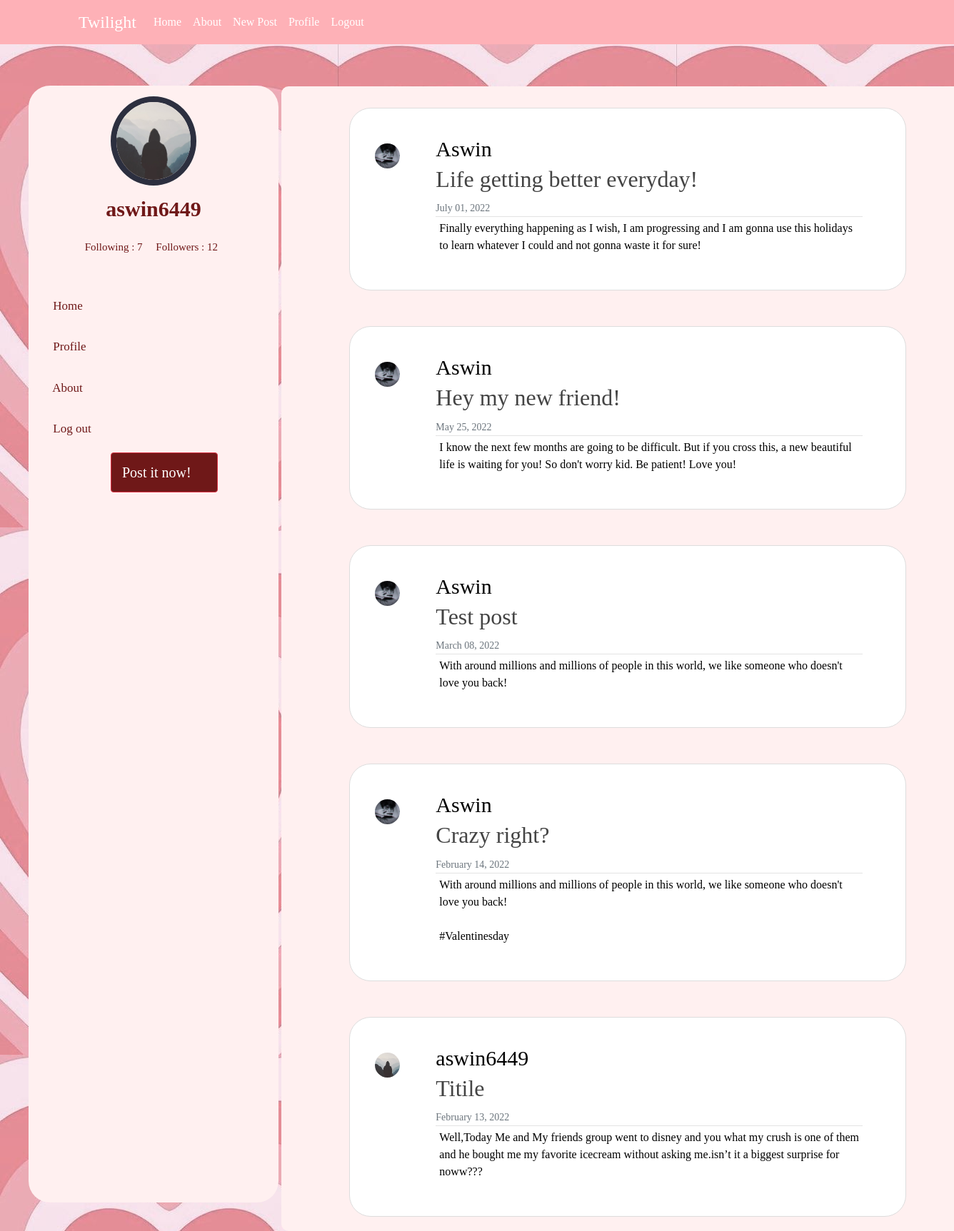
Screenshot of /home/ (signed in) with the database file from the repository.
### users/models.py (models this page shows, shortened)
class Profile(models.Model):
    user = models.OneToOneField(User, on_delete=models.CASCADE)
    image = models.ImageField(default='default.jpg', upload_to='profile_pics')

### blog/models.py (models this page shows, shortened)
class Post(models.Model):
    title = models.CharField(max_length=100)
    content = models.TextField()
    date_posted = models.DateTimeField(default=timezone.now)
    author = models.ForeignKey(User, on_delete=models.CASCADE)
    likes = models.ManyToManyField(User, related_name='blog_posts')

### blog/views.py (the view)
# urls.py: path('home/', PostListView.as_view(), name='blog-home'),
class PostListView(ListView):
    model = Post
    template_name = 'blog/home.html'  # <app>/<model>_<viewtype>.html
    context_object_name = 'posts'
    ordering = ['-date_posted']
    paginate_by = 5

### blog/templates/blog/home.html (shortened to what this page needs)
{% load static %}
<!DOCTYPE html>
<html lang="en">
  <head>
    <link
      href="https://cdn.jsdelivr.net/npm/bootstrap@5.0.2/dist/css/bootstrap.min.css"
      rel="stylesheet"
    />
        <link rel="stylesheet" type="text/css" href="{% static 'blog/main.css' %}">
    <link rel="stylesheet" type="text/css" href="{% static 'blog/home.css' %}">
  </head>
      <body style="background: url('{% static 'blog/home.png' %}');">
    <header class="site-header">
      <nav class="navbar navbar-expand-md navbar-dark fixed-top" style="background-color: #feb1b7;" >
        <div class="container">
          <a style="font-family: 'Schoolbell', cursive;font-size: 24px" class="navbar-brand mr-4" href="{% url 'blog-home' %};">Twilight</a>
          <div class="collapse navbar-collapse" id="navbarToggle">
            <div class="navbar-nav mr-auto">
              <a class="nav-item nav-link" style="color: white;font-family: 'Schoolbell', cursive" href="{% url 'blog-home' %}">Home</a>
              <a class="nav-item nav-link" style="color: white;font-family: 'Schoolbell', cursive"  href="{% url 'blog-about' %}">About</a>
            </div>
            <div class="navbar-nav">
              {% if user.is_authenticated %}
                <a class="nav-item nav-link" style="color: white;font-family: 'Schoolbell', cursive"  href="{% url 'post-create' %}">New Post</a>
                <a class="nav-item nav-link" style="color: white;font-family: 'Schoolbell', cursive"  href="{% url 'profile' %}">Profile</a>
                <a class="nav-item nav-link" style="color: white;font-family: 'Schoolbell', cursive"  href="{% url 'logout' %}">Logout</a>
              {% else %}
                <a class="nav-item nav-link" style="color: white;font-family: 'Schoolbell', cursive"  href="{% url 'login' %}">Login</a>
                <a class="nav-item nav-link" style="color: white;font-family: 'Schoolbell', cursive"  href="{% url 'register' %}">Register</a>
              {% endif %}
            </div>
          </div>
        </div>
      </nav>
    </header>
     <header id="header">
      <div class="d-flex flex-column">
        <div class="profile">
          <img class="rounded-circle account-img" src="{{ user.profile.image.url }}">
          <h1 class="text-light" ><a style="color: #6f1818;font-family: 'Schoolbell', cursive;font-size: 30px;" href="index.html">{{ user.username }}</a></h1>
          <br />
          <pre style="color:  #6f1818;font-family: 'Schoolbell', cursive;font-size: 15px;padding-left: 60px;"> Following : 7     Followers : 12</pre>
        </div>
        <nav id="navbar" class="nav-menu navbar">
          <ul>
            <li>
              <a href="{% url 'blog-home' %}" class="nav-link scrollto"
                >
                <pre style="color: #6f1818;font-family: 'Schoolbell', cursive;font-size: 17px;"> Home</pre>
              </a>
            </li>
            <li>
              <a href="{% url 'profile' %}" class="nav-link scrollto"
                >
                <pre style="color: #6f1818;font-family: 'Schoolbell', cursive;font-size: 17px;"> Profile</pre>
              </a>
            </li>
            <li>
              <a href="{% url 'blog-about' %}" class="nav-link scrollto"
                >
                <pre style="color: #6f1818;font-family: 'Schoolbell', cursive;font-size: 17px;"> About</pre>
              </a>
            </li>
            <li>
              <a href="{% url 'logout' %}"class="nav-link scrollto"
                ></span>
                <pre style="color: #6f1818;font-family: 'Schoolbell', cursive;font-size: 17px;"> Log out</pre>
              </a>
            </li>
          </ul>
          <br>
          <a  style="background-color: #6f1818;
                          margin-left: 100px;
                            color: white;
                            width: 150px;
                            font-size: 20px;
                            font-family: 'Schoolbell', cursive;
" class="btn btn-danger" href="{% url 'post-create' %}" role="button">Post it now!</a>
      </nav>
      </div>
    </header>
    <section class="bgimage" id="home">
        <div class="container-fluid">
          <div class="row">
            <div class="col-lg-12 col-md-12 col-sm-12 col-xs-12">
              <div
                class="container pt-3"
                style="
                  border-radius: 20px;
                  width: 100%;
                  height: 550px;
                "
              >
                <div
                  class="offset-md-2 offset-lg-2 col-lg-8 col-md-8 col-sm-12 col-xs-12"
                >
                  <form class="needs-validation" novalidate>
                    <div class="row type_margin" style="margin-top: 50px;background-color: #FFF0F0;border-radius: 10px;width: 1000px; height: auto;margin-top: 25px;margin-left: 90px;">
                      <div
                        class="offset-md-1 col-lg-7 col-md-7 col-sm-12 col-xs-12"
                      >
                      {% for post in posts %}
                      <div style="padding-right:10px;width: 800px;">
                        <article class="media content-section" style="background-color: white;border-radius: 30px;height: auto;margin-top: 30px;margin-left: 0px;margin-right: 10px;padding-right: 60px;float: right;width: auto;"><br>
                          <img class="rounded-circle article-img" style="padding: 15px;float: left;" src="{{ post.author.profile.image.url }}
                        " width="90px" height="90px" >
                            <div class="media-body" style="padding-left: 100px;">
                              <div class="article-metadata" style="align-items:flex-end">
                                <a style="color: black;font-family: 'Schoolbell', cursive;font-size: 30px;" class="mr-2" href="#">{{ post.author }}   </a>
                                  <h2><a class="article-title" style="font-family: 'Schoolbell', cursive;" href="{% url 'post-detail' post.id %}">{{ post.title }}</a></h2>
                                <small class="text-muted" style="font-family: 'Schoolbell', cursive;">{{ post.date_posted|date:"F d, Y" }}</small>
                              </div>
                              <p class="article-content" style="color: black;padding-left: 5px;font-family: 'Schoolbell', cursive;">{{ post.content }}</p><br>
                            </div>
                          </article>
                      </div>
                        {% endfor %}
                      </div>
                    </div>
                  </form>
                </div>
              </div>
            </div>
          </div>
        </div>
      </section>
  </body>
</html>

### blog/static/blog/main.css (style rules this page uses)
body { background: #fafafa; color: #333333; margin-top: 5rem; }
h1, h2, h3, h4, h5, h6 { color: #444444; }
ul { margin: 0; }
.site-header .navbar-nav .nav-link { color: #cbd5db; }
.content-section { background: #ffffff; padding: 10px 20px; border: 1px solid #dddddd; border-radius: 3px; margin-bottom: 20px; }
.article-title { color: #444444; }
.article-content { white-space: pre-line; }
.article-img { height: 65px; width: 65px; margin-right: 16px; }
.article-metadata { padding-bottom: 1px; margin-bottom: 4px; border-bottom: 1px solid #e3e3e3 }
.account-img { height: 125px; width: 125px; margin-right: 20px; margin-bottom: 16px; }

### blog/static/blog/home.css (style rules this page uses)
#header { position: fixed; margin-top: 70px; top: 50px; left: 40px; bottom: 40px; right: 60px; width: 350px; border-radius: 30px; transition: all ease-in-out 0.5s; z-index: 9997; transition: all 0.5s; padding: 0 15px; background: #fff0f0; overflow-y: auto; }
#header .profile img { margin: 15px auto; display: block; width: 120px; border: 8px solid #2c2f3f; }
#header .profile h1 { font-size: 24px; margin: 0; padding: 0; font-weight: 600; -moz-text-align-last: center; text-align-last: center; font-family: "Poppins", sans-serif; }
#header .profile h1 a, #header .profile h1 a:hover { color: #fff; text-decoration: none; }
body { font-family: "Open Sans", sans-serif; color: #fff0f0; }
a { color: #149ddd; text-decoration: none; }
.nav-menu { padding: 30px 0 0 0; }
.nav-menu * { margin: 0; padding: 0; list-style: none; }
.nav-menu > ul > li { position: relative; white-space: nowrap; }
.nav-menu a, .nav-menu a:focus { display: flex; align-items: center; color: #a8a9b4; padding: 12px 15px; margin-bottom: 8px; transition: 0.3s; font-size: 15px; }

### rows the page displays
Post: author.profile.image (picture), author "Aswin", title "Life getting better everyday!", date_posted "July 01, 2022", content "Finally everything happening as I wish, I am progressing and I am gonna use this holidays to learn whatever I could and not gonna waste it for sure!"
Post: author.profile.image (picture), author "Aswin", title "Hey my new friend!", date_posted "May 25, 2022", content "I know the next few months are going to be difficult. But if you cross this, a new beautiful life is waiting for you! So don't worry kid. Be patient! Love you!"
Post: author.profile.image (picture), author "Aswin", title "Test post", date_posted "March 08, 2022", content "With around millions and millions of people in this world, we like someone who doesn't love you back!"
Post: author.profile.image (picture), author "Aswin", title "Crazy right?", date_posted "February 14, 2022", content "With around millions and millions of people in this world, we like someone who doesn't love you back! #Valentinesday"
Post: author.profile.image (placeholder picture), author "aswin6449", title "Titile", date_posted "February 13, 2022", content "Well,Today Me and My friends group went to disney and you what my crush is one of them and he bought me my favorite icecream without asking me.isn’t it a biggest surprise for noww???"

### other values shown
{{ user.username }} "aswin6449"
